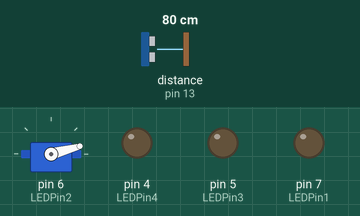
Bench run of a sketch on a simulated Arduino Uno, built with avr-gcc and run on an emulated ATmega328P. On the bench: servo, output pins drawn as LEDs (lit = HIGH). Wiring (inferred from the names in the program): ultrasonic range finder: trigger pin 12; echo pin 13. Inputs (shaded band) come from the test bench; at power-on: distance to the obstacle (sensor on pin 13) 80 cm. The echo pulse lasts 58.3 µs per cm; pins used as bus, display or sensor lines are not drawn; what the sketch prints to the serial monitor is not drawn.

Above: at 0.01 s.
1.3 s: distance to the obstacle (sensor on pin 13) set to 2 cm
At 2.4 s:
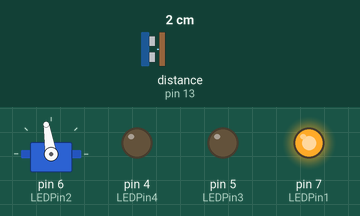
4.3 s: distance to the obstacle (sensor on pin 13) set to 18 cm
7.3 s: distance to the obstacle (sensor on pin 13) set to 21 cm
At 8.4 s:
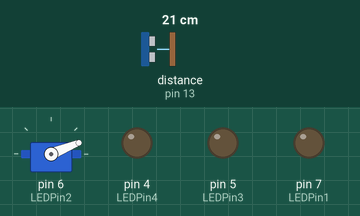
10.3 s: distance to the obstacle (sensor on pin 13) set to 60 cm
At 11.1 s:
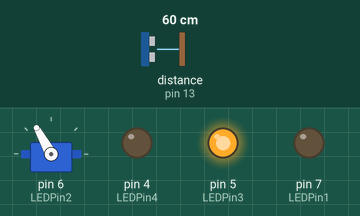
13.3 s: distance to the obstacle (sensor on pin 13) set to 35 cm
At 14.0 s:
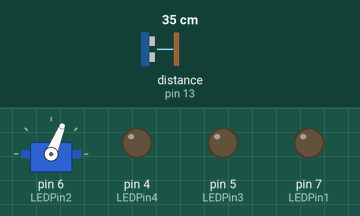
16.3 s: distance to the obstacle (sensor on pin 13) set to 4 cm
At 16.8 s:
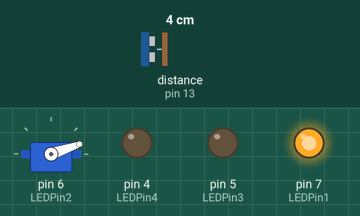
Timing chart, 0 to 20.3 s (numbered marks = the images above; inputs shaded):
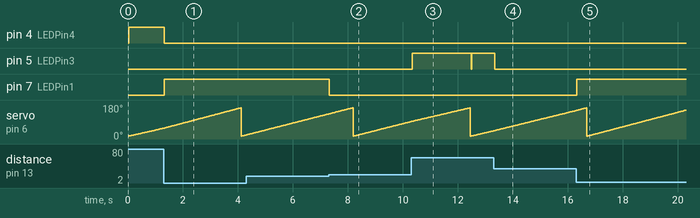

Measured:
- the behaviour switches between 20 and 21 cm on distance to the obstacle (sensor on pin 13) (found by bisection; images 1 and 2)
- after the input at 1.3 s, pin 4 (LEDPin4): HIGH → LOW at once; pin 7 (LEDPin1): LOW → HIGH at once
- after the input at 7.3 s, pin 7 (LEDPin1): HIGH → LOW at once
- after the input at 10.3 s, pin 5 (LEDPin3): LOW → HIGH at once, → LOW 2.1 s later, → HIGH 0.03 s later
- after the input at 13.3 s, pin 5 (LEDPin3): HIGH → LOW at once
- after the input at 16.3 s, pin 7 (LEDPin1): LOW → HIGH at once

The sketch:

HC_SR04_DistanceRadar.ino
```cpp
/*-----Ultrasonic Sensor object Detection W/ LED-----*/
/*---------Source Code by Habib.m @Hab_mz------------*/
/*------Modified & Adapted by Habib.m @Hab_mz--------*/
/*----------------------V1.0-------------------------*/
#include <Servo.h>
#define echoPin 13
#define trigPin 12
#define vcc 11
#define LEDPin1 7
#define LEDPin2 6
#define LEDPin3 5
#define LEDPin4 4
long duration, distance;
Servo servo;
void setup() {
servo.attach(6);
Serial.begin (9600);
pinMode(echoPin, INPUT);
pinMode(trigPin, OUTPUT);
pinMode(LEDPin1, OUTPUT);
pinMode(LEDPin2, OUTPUT);
pinMode(LEDPin3, OUTPUT);
pinMode(LEDPin4, OUTPUT);
pinMode(vcc, OUTPUT);
digitalWrite(vcc, HIGH);
}

void loop() {
  for (int pos = 15; pos <= 165; pos ++) {
    servo.write(pos);
    delay(20);
    distance = hitung();
    Serial.println(distance);
    Serial.println("");
    /*-----------------------------LED1---------------------------------*/
    if (distance >= 20 || distance <= 00){
     Serial.println("-");
     digitalWrite(LEDPin1, LOW);
    }
      else {
       Serial.println("satu");
       digitalWrite(LEDPin1, HIGH);
      }
    /*-----------------------------LED2--------------------------------- */
        if (distance >= 40 || distance <= 21){
         Serial.println("-");
         digitalWrite(LEDPin2, LOW);
        }
          else {
           Serial.println("dua");
           digitalWrite(LEDPin2, HIGH);
          }
    /*-----------------------------LED3--------------------------------- */
        if (distance >= 60 || distance <= 41){
         Serial.println("-");
         digitalWrite(LEDPin3, LOW);
        }
          else {
           Serial.println("tiga");
           digitalWrite(LEDPin3, HIGH);
          }
    /*-----------------------------LED4--------------------------------- */
        if (distance >= 400 || distance <= 61){
         Serial.println("-");
         digitalWrite(LEDPin4, LOW);
        }
          else {
           Serial.println("skip");
           digitalWrite(LEDPin4, HIGH);
          }
  }
  for (int pos = 165; pos <= 15; pos --) {
    servo.write(pos);
    distance = hitung();
    Serial.println(distance);
    Serial.println("");
    /*-----------------------------LED1---------------------------------*/
    if (distance >= 20 || distance <= 00){
     Serial.println("-");
     digitalWrite(LEDPin1, LOW);
    }
      else {
       Serial.println("satu");
       digitalWrite(LEDPin1, HIGH);
      }
    /*-----------------------------LED2--------------------------------- */
        if (distance >= 40 || distance <= 21){
         Serial.println("-");
         digitalWrite(LEDPin2, LOW);
        }
          else {
           Serial.println("dua");
           digitalWrite(LEDPin2, HIGH);
          }
    /*-----------------------------LED3--------------------------------- */
        if (distance >= 60 || distance <= 41){
         Serial.println("-");
         digitalWrite(LEDPin3, LOW);
        }
          else {
           Serial.println("tiga");
           digitalWrite(LEDPin3, HIGH);
          }
    /*-----------------------------LED4--------------------------------- */
        if (distance >= 400 || distance <= 61){
         Serial.println("-");
         digitalWrite(LEDPin4, LOW);
        }
          else {
           Serial.println("skip");
           digitalWrite(LEDPin4, HIGH);
          }
  }
}

int hitung(){
  digitalWrite(trigPin, LOW);
  delayMicroseconds(2);
  digitalWrite(trigPin, HIGH);
  delayMicroseconds(10);
  digitalWrite(trigPin, LOW);
  duration = pulseIn(echoPin, HIGH);
  distance = duration/58.2;
  delay(5);
  return distance;
}
/*-------------------------------@Hab_mz--------------------------------*/
```
